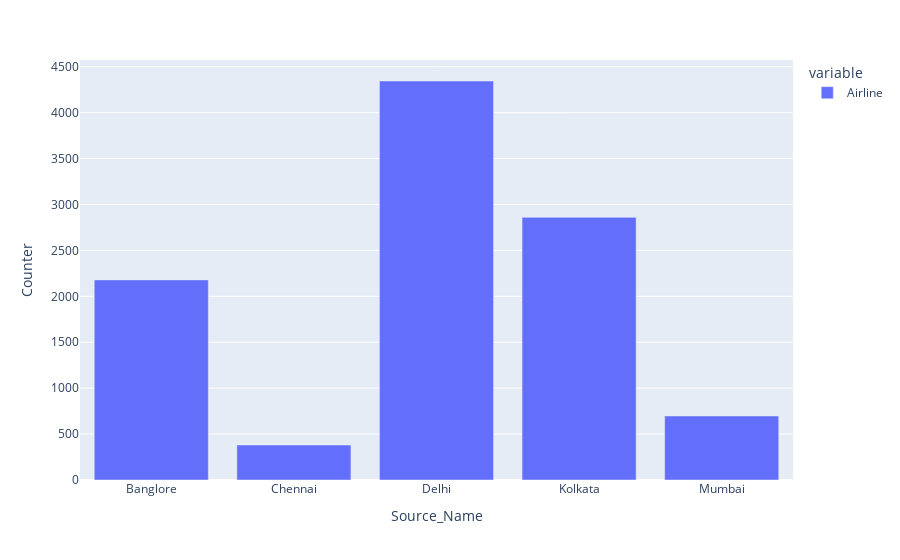

The notebook cell saved with this chart:
### Code cell
fig=px.bar(grouped_data_3)
fig.update_layout(xaxis_title='Source_Name',yaxis_title='Counter')

### Figure 1 — Plotly figure (JSON) as saved in the notebook; plotly's stock layout.template omitted (floating-point values rounded to 4 significant figures)
{"data": [{"alignmentgroup": "True", "hovertemplate": "variable=Airline<br>Source=%{x}<br>value=%{y}<extra></extra>", "legendgroup": "Airline", "marker": {"color": "#636efa", "pattern": {"shape": ""}}, "name": "Airline", "offsetgroup": "Airline", "orientation": "v", "showlegend": true, "textposition": "auto", "type": "bar", "x": ["Banglore", "Chennai", "Delhi", "Kolkata", "Mumbai"], "xaxis": "x", "y": [2179, 381, 4345, 2860, 697], "yaxis": "y"}], "layout": {"barmode": "relative", "legend": {"title": {"text": "variable"}, "tracegroupgap": 0}, "margin": {"t": 60}, "xaxis": {"anchor": "y", "domain": [0, 1], "title": {"text": "Source_Name"}}, "yaxis": {"anchor": "x", "domain": [0, 1], "title": {"text": "Counter"}}}}
